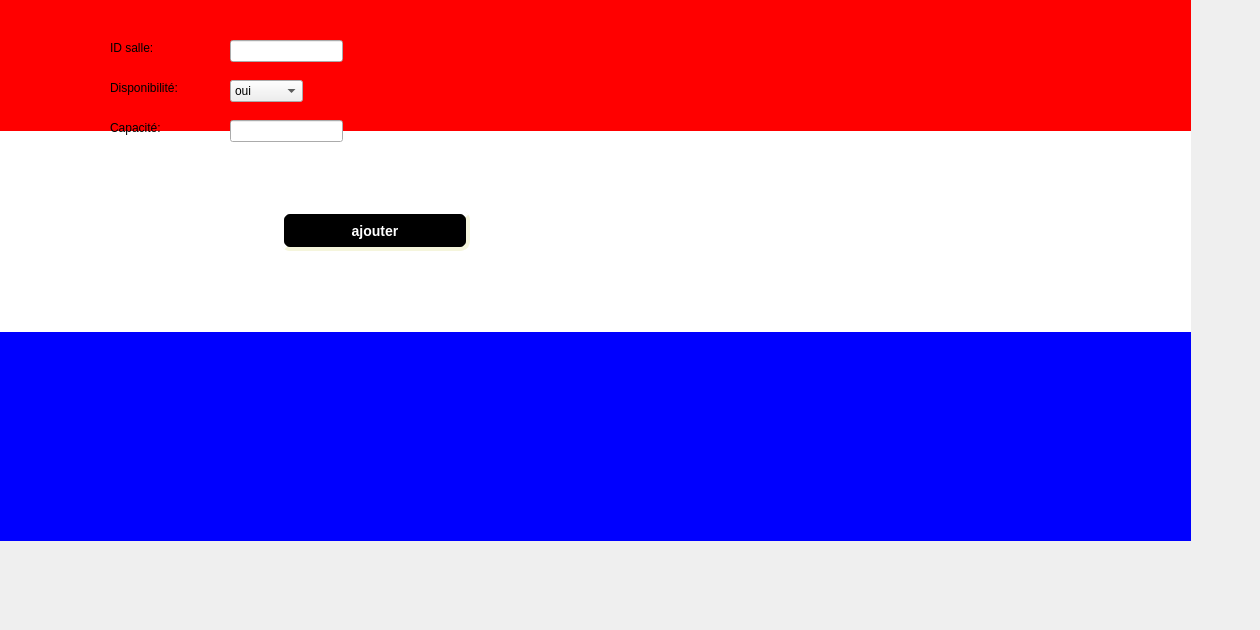
          <widget class="QWidget" name="tab_31">
           <attribute name="title">
            <string>ajouter salle</string>
           </attribute>
           <widget class="QLabel" name="label_76">
            <property name="geometry">
             <rect>
              <x>110</x>
              <y>80</y>
              <width>81</width>
              <height>16</height>
             </rect>
            </property>
            <property name="text">
             <string>Disponibilité:</string>
            </property>
           </widget>
           <widget class="QLabel" name="label_77">
            <property name="geometry">
             <rect>
              <x>110</x>
              <y>40</y>
              <width>101</width>
              <height>16</height>
             </rect>
            </property>
            <property name="text">
             <string>ID salle:</string>
            </property>
           </widget>
           <widget class="QLineEdit" name="id_2">
            <property name="geometry">
             <rect>
              <x>230</x>
              <y>40</y>
              <width>113</width>
              <height>22</height>
             </rect>
            </property>
           </widget>
           <widget class="QLineEdit" name="capacite">
            <property name="geometry">
             <rect>
              <x>230</x>
              <y>120</y>
              <width>113</width>
              <height>22</height>
             </rect>
            </property>
           </widget>
           <widget class="QLabel" name="label_78">
            <property name="geometry">
             <rect>
              <x>110</x>
              <y>120</y>
              <width>56</width>
              <height>16</height>
             </rect>
            </property>
            <property name="text">
             <string>Capacité:</string>
            </property>
           </widget>
           <widget class="QComboBox" name="comboBox">
            <property name="geometry">
             <rect>
              <x>230</x>
              <y>80</y>
              <width>73</width>
              <height>22</height>
             </rect>
            </property>
            <item>
             <property name="text">
              <string>oui</string>
             </property>
            </item>
            <item>
             <property name="text">
              <string>non</string>
             </property>
            </item>
           </widget>
           <widget class="QPushButton" name="ajouter1">
            <property name="geometry">
             <rect>
              <x>280</x>
              <y>210</y>
              <width>190</width>
              <height>41</height>
             </rect>
            </property>
            <property name="styleSheet">
             <string notr="true">background-color: rgb(0, 0, 0);
color: rgb(255, 255, 255);
     border-style: outset;
     border-width: 4px;
     border-radius: 10px;
     border-color: beige;
     font: bold 14px;
     min-width: 10em;
     padding: 6px</string>
            </property>
            <property name="text">
             <string>ajouter</string>
            </property>
           </widget>
           <widget class="QLabel" name="label_101">
            <property name="geometry">
             <rect>
              <x>-60</x>
              <y>-80</y>
              <width>1251</width>
              <height>621</height>
             </rect>
            </property>
            <property name="styleSheet">
             <string notr="true">background-color: qlineargradient(spread:pad, x1:0, y1:0, x2:0, y2:1, stop:0 rgba(255, 0, 0, 255), stop:0.339795 rgba(255, 0, 0, 255), stop:0.339799 rgba(255, 255, 255, 255), stop:0.662444 rgba(255, 255, 255, 255), stop:0.662469 rgba(0, 0, 255, 255), stop:1 rgba(0, 0, 255, 255));
alternate-background-color: rgb(255, 255, 0);</string>
            </property>
            <property name="text">
             <string/>
            </property>
            <property name="pixmap">
             <pixmap>../../project/panneau-clap-film-fond-rose-pour-equipement-tournage_9555-779.jpg</pixmap>
            </property>
            <property name="scaledContents">
             <bool>true</bool>
            </property>
           </widget>
           <zorder>label_101</zorder>
           <zorder>label_76</zorder>
           <zorder>label_77</zorder>
           <zorder>id_2</zorder>
           <zorder>capacite</zorder>
           <zorder>label_78</zorder>
           <zorder>comboBox</zorder>
           <zorder>ajouter1</zorder>
          </widget>
